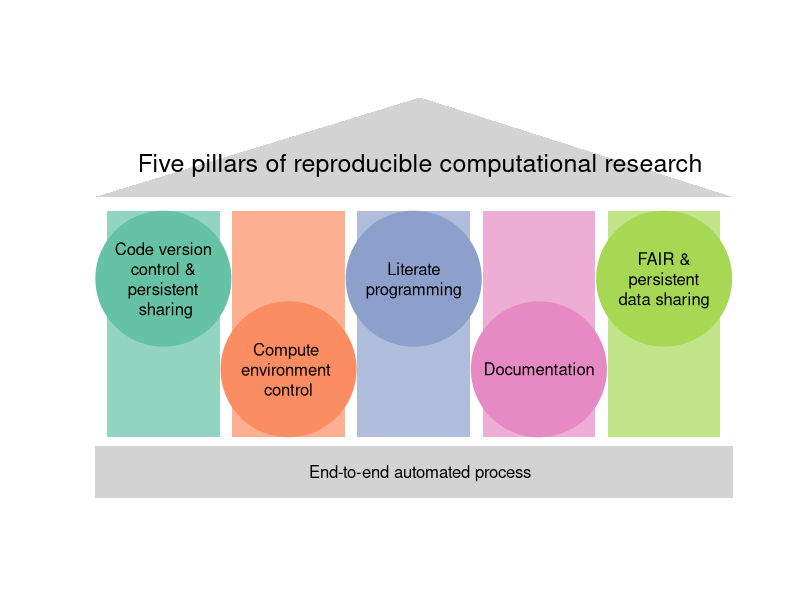
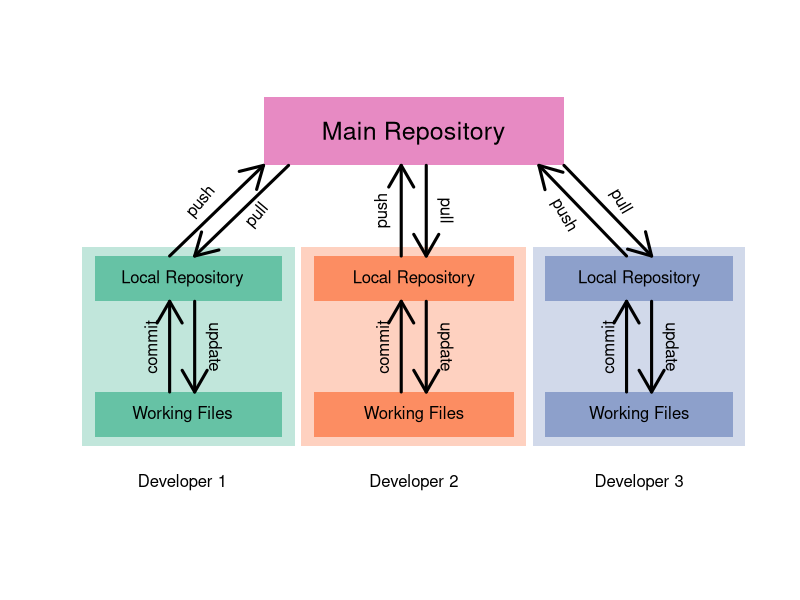
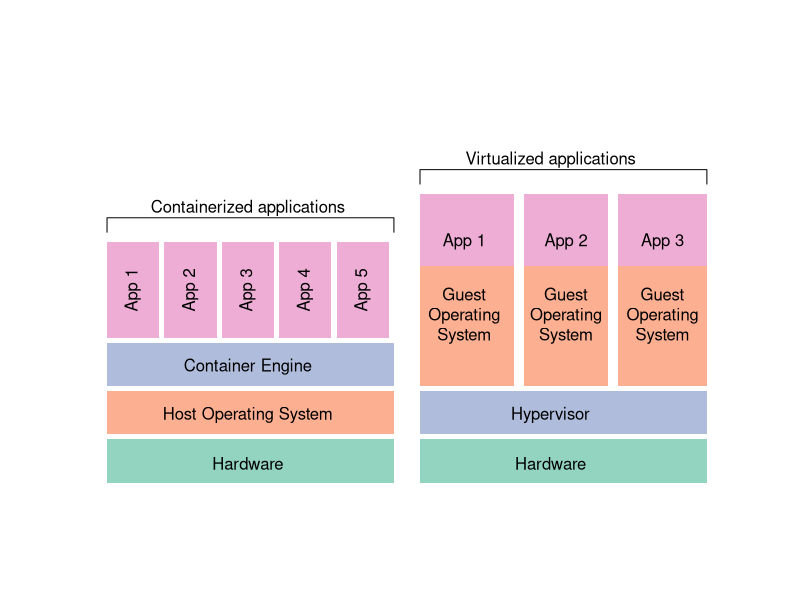

The R source for these figures, in order:
## ---- chunk 1

library("RColorBrewer")
cols <- brewer.pal(5, "Set2")
cols2 <- adjustcolor( cols, alpha.f = 0.7)
plot(0,type='n',axes=FALSE,ann=FALSE, xlim=c(0, 10), ylim=c(0, 8.5))
polygon(c(0,1.8,1.8,0),c(1,1,6,6), col=cols2[1], border = NA)
polygon(c(2,3.8,3.8,2),c(1,1,6,6), col=cols2[2], border = NA)
polygon(c(4,5.8,5.8,4),c(1,1,6,6), col=cols2[3], border = NA)
polygon(c(6,7.8,7.8,6),c(1,1,6,6), col=cols2[4], border = NA)
polygon(c(8,9.8,9.8,8),c(1,1,6,6), col=cols2[5], border = NA)
polygon(c(-0.2,10,10,-0.2),c(-0.4,-0.4,0.8,0.8),col="lightgray", border = NA)
polygon(c(-0.2,5,10),c(6.3,8.5,6.3),col="lightgray", border = NA)
points( c(0.9,2.9,4.9,6.9,8.9) , c(4.5,2.5,4.5,2.5,4.5), pch=19,cex=18,col=cols )
text(5,7,lab="Five pillars of reproducible computational research", cex=1.5)
#mtext("Five pillars of reproducible computational research", cex=1.5)

labs <- c("Code version\ncontrol &\npersistent\n sharing",
  "Compute \nenvironment \ncontrol",
  "Literate\nprogramming",
  "Documentation",
  "FAIR &\npersistent\ndata sharing")

text( c(0.9,2.9,4.9,6.9,8.9) , c(4.5,2.5,4.5,2.5,4.5) , lab=labs)
text( 5 , 0.2 , lab="End-to-end automated process")
#text(5,7,lab="Code testing")
#text( 9, -0.2 , lab=expression(italic("created by Mark Ziemann")),cex=0.5)

## ---- chunk 2

cols2 <- adjustcolor( cols, alpha.f = 0.4)

plot(0,type='n',axes=FALSE,ann=FALSE, xlim=c(0, 10), ylim=c(0, 8.5))
polygon(c(-0.6,3,3,-0.6),c(0.8,0.8,5.2,5.2), col=cols2[1], border = NA)
polygon(c(-0.2,2.8,2.8,-0.2),c(1,1,2,2), col=cols[1], border = NA)
polygon(c(-0.2,2.8,2.8,-0.2),c(4,4,5,5), col=cols[1], border = NA)

polygon(c(3.1,6.7,6.7,3.1),c(0.8,0.8,5.2,5.2), col=cols2[2], border = NA)
polygon(c(3.3,6.5,6.5,3.3),c(1,1,2,2), col=cols[2], border = NA)
polygon(c(3.3,6.5,6.5,3.3),c(4,4,5,5), col=cols[2], border = NA)

polygon(c(6.8,10.2,10.2,6.8),c(0.8,0.8,5.2,5.2), col=cols2[3], border = NA)
polygon(c(7,10,10,7),c(1,1,2,2), col=cols[3], border = NA)
polygon(c(7,10,10,7),c(4,4,5,5), col=cols[3], border = NA)

polygon(c(2.5,7.3,7.3,2.5),c(7,7,8.5,8.5), col=cols[4], border = NA)

labs <- c("Developer 1",
  "Working Files",
  "Local Repository",
  "Developer 2",
  "Working Files",
  "Local Repository",
  "Developer 3",
  "Working Files",
  "Local Repository")

text( c(1.2,1.2,1.2,4.9,4.9,4.9,8.5,8.5,8.5), c(0,1.5,4.5,0,1.5,4.5,0,1.5,4.5), labels=labs )
text(4.9,7.7,labels="Main Repository",cex=1.5)

arrows( 1, 2, 1, 4 ,lwd=3)
arrows( 1.4, 4, 1.4, 2 ,lwd=3)
arrows( 4.7, 2, 4.7, 4 ,lwd=3)
arrows( 5.1, 4, 5.1, 2 ,lwd=3)
arrows( 8.3, 2, 8.3, 4 ,lwd=3)
arrows( 8.7, 4, 8.7, 2 ,lwd=3)
arrows( 1, 5, 2.5, 7 ,lwd=3)
arrows( 2.9, 7 , 1.4, 5 ,lwd=3)
arrows( 4.7, 5, 4.7, 7 ,lwd=3)
arrows( 5.1, 7 , 5.1, 5 ,lwd=3)
arrows( 7.3, 7, 8.7, 5 ,lwd=3)
arrows( 8.3, 5, 6.9, 7 ,lwd=3)

text(c(0.7,4.4,8) ,c(3,3,3), labels="commit",srt=90)
text(c(1.7,5.4,9) ,c(3,3,3), labels="update",srt=-90)
text(c(1.5) ,c(6.2), labels="push",srt=50)
text(c(2.4) ,c(5.9), labels="pull",srt=50)
text(c(4.4) ,c(6), labels="push",srt=90)
text(c(5.4) ,c(6), labels="pull",srt=-90)
text(c(7.3) ,c(5.9), labels="push",srt=-60)
text(c(8.2) ,c(6.2), labels="pull",srt=-60)

## ---- chunk 3

library("RColorBrewer")
cols <- brewer.pal(5, "Set2")
cols2 <- adjustcolor( cols, alpha.f = 0.7)
plot(0,type='n',axes=FALSE,ann=FALSE, xlim=c(0, 12), ylim=c(0, 8))

polygon(c(0,5.5,5.5,0),c(0,0,0.9,0.9), col=cols2[1], border = NA)
polygon(c(0,5.5,5.5,0),c(1,1,1.9,1.9), col=cols2[2], border = NA)
polygon(c(0,5.5,5.5,0),c(2,2,2.9,2.9), col=cols2[3], border = NA)

polygon(c(0,1,1,0),c(3,3,5,5), col=cols2[4], border = NA)
polygon(c(1.1,2.1,2.1,1.1),c(3,3,5,5), col=cols2[4], border = NA)
polygon(c(2.2,3.2,3.2,2.2),c(3,3,5,5), col=cols2[4], border = NA)
polygon(c(3.3,4.3,4.3,3.3),c(3,3,5,5), col=cols2[4], border = NA)
polygon(c(4.4,5.4,5.4,4.4),c(3,3,5,5), col=cols2[4], border = NA)

labs1 <- c("Hardware","Host Operating System","Container Engine")
text(c(2.7,2.7,2.7),c(0.4,1.4,2.4),labels=labs1)

labs2 <- c("App 1","App 2","App 3","App 4","App 5")
text(c(0.5,1.6,2.7,3.8,4.9) ,c(4,4,4,4,4), labels=labs2,srt=90)

lines(c(0,0,5.5,5.5),c(5.2,5.5,5.5,5.2)  )
text(2.7,5.7,labels="Containerized applications")

polygon(c(6,11.5,11.5,6),c(0,0,0.9,0.9), col=cols2[1], border = NA)
polygon(c(6,11.5,11.5,6),c(1,1,1.9,1.9), col=cols2[3], border = NA)

labs3 <- c("Hardware","Hypervisor")
text(c(8.5,8.5),c(0.4,1.4),labels=labs3)

polygon(c(6,7.8,7.8,6),c(2,2,4.5,4.5), col=cols2[2], border = NA)
polygon(c(8,9.6,9.6,8),c(2,2,4.5,4.5), col=cols2[2], border = NA)
polygon(c(9.8,11.5,11.5,9.8),c(2,2,4.5,4.5), col=cols2[2], border = NA)

text(c(6.85,8.8,10.65),c(3.5,3.5,3.5),labels="Guest\nOperating\nSystem")

polygon(c(6,7.8,7.8,6),c(4.5,4.5,6,6), col=cols2[4], border = NA)
polygon(c(8,9.6,9.6,8),c(4.5,4.5,6,6), col=cols2[4], border = NA)
polygon(c(9.8,11.5,11.5,9.8),c(4.5,4.5,6,6), col=cols2[4], border = NA)

text(c(6.85,8.8,10.65),c(5,5,5),labels=labs2[1:3])

lines(c(6,6,11.5,11.5),c(6.2,6.5,6.5,6.2)  )
text(8.5,6.7,labels="Virtualized applications")

